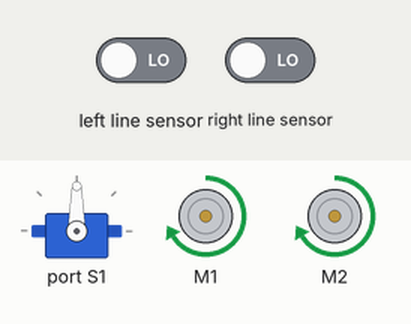
A program run on a simulated BBC micro:bit (MakeCode). Parts: servo, 2 × DC motor (green arrow = forward, orange = backward, longer = faster). The test bench sets the inputs (shaded band); at power-on: left line sensor LOW, right line sensor LOW.

Above: at 1.2 s.
1.3 s: left line sensor driven HIGH
At 1.8 s:
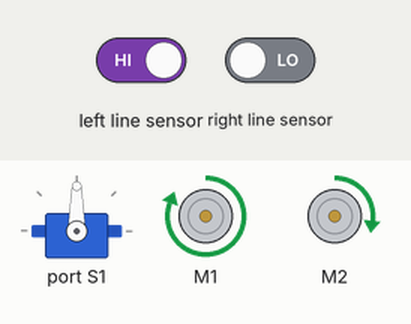
3.0 s: left line sensor driven LOW
At 4.1 s:
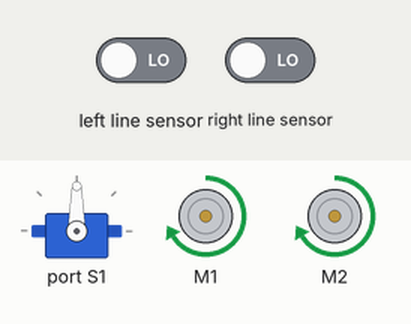
4.6 s: right line sensor driven HIGH
At 5.1 s:
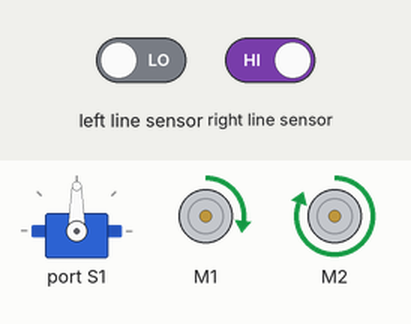
6.1 s: right line sensor driven LOW
At 7.3 s:
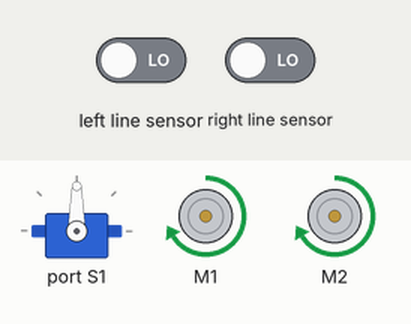
Timing chart, 0 to 8.7 s (numbered marks = the images above; inputs shaded):
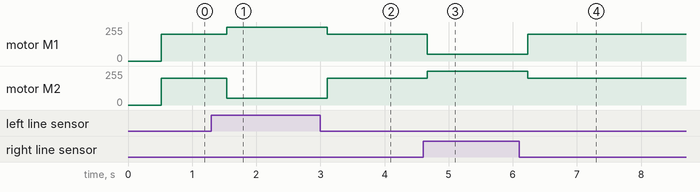

The program:

main.ts
```typescript
basic.forever(function () {
    maqueen.servoRun(maqueen.Servos.S1, 90)
    basic.pause(500)
    if (maqueen.readPatrol(maqueen.Patrol.PatrolLeft) == 0 && maqueen.readPatrol(maqueen.Patrol.PatrolRight) == 0) {
        maqueen.motorRun(maqueen.Motors.All, maqueen.Dir.CW, 200)
    } else if (maqueen.readPatrol(maqueen.Patrol.PatrolLeft) == 1 && maqueen.readPatrol(maqueen.Patrol.PatrolRight) == 0) {
        maqueen.motorRun(maqueen.Motors.M1, maqueen.Dir.CW, 255)
        maqueen.motorRun(maqueen.Motors.M2, maqueen.Dir.CW, 50)
    } else if (maqueen.readPatrol(maqueen.Patrol.PatrolLeft) == 0 && maqueen.readPatrol(maqueen.Patrol.PatrolRight) == 1) {
        maqueen.motorRun(maqueen.Motors.M1, maqueen.Dir.CW, 50)
        maqueen.motorRun(maqueen.Motors.M2, maqueen.Dir.CW, 255)
    }
})
```

test.ts
```typescript
// aquí va el archivo "tests"; esto no se compilará cuando este paquete se utilice como una extensión.
```

Measured:
- after the input at 1.3 s, motor M1: forward 200/255 → forward 255/255 after 0.24 s; motor M2: forward 200/255 → forward 50/255 after 0.24 s
- after the input at 3.0 s, motor M1: forward 255/255 → forward 200/255 after 0.10 s; motor M2: forward 50/255 → forward 200/255 after 0.10 s
- after the input at 4.6 s, motor M1: forward 200/255 → forward 50/255 after 0.07 s; motor M2: forward 200/255 → forward 255/255 after 0.07 s
- after the input at 6.1 s, motor M1: forward 50/255 → forward 200/255 after 0.13 s; motor M2: forward 255/255 → forward 200/255 after 0.13 s
